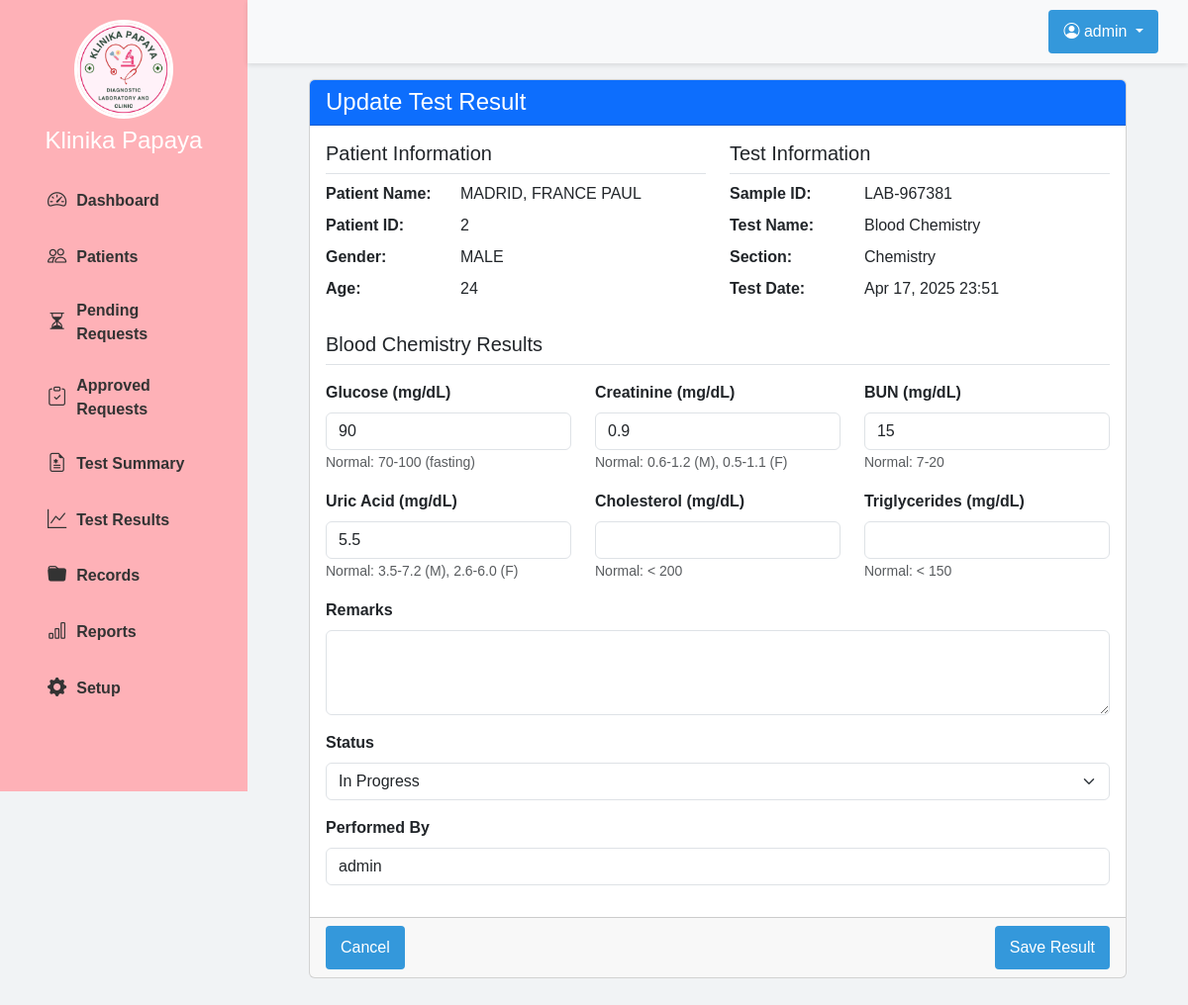
Page /views/tests/add_result.php?id=8 (signed in) on the earlier database version.
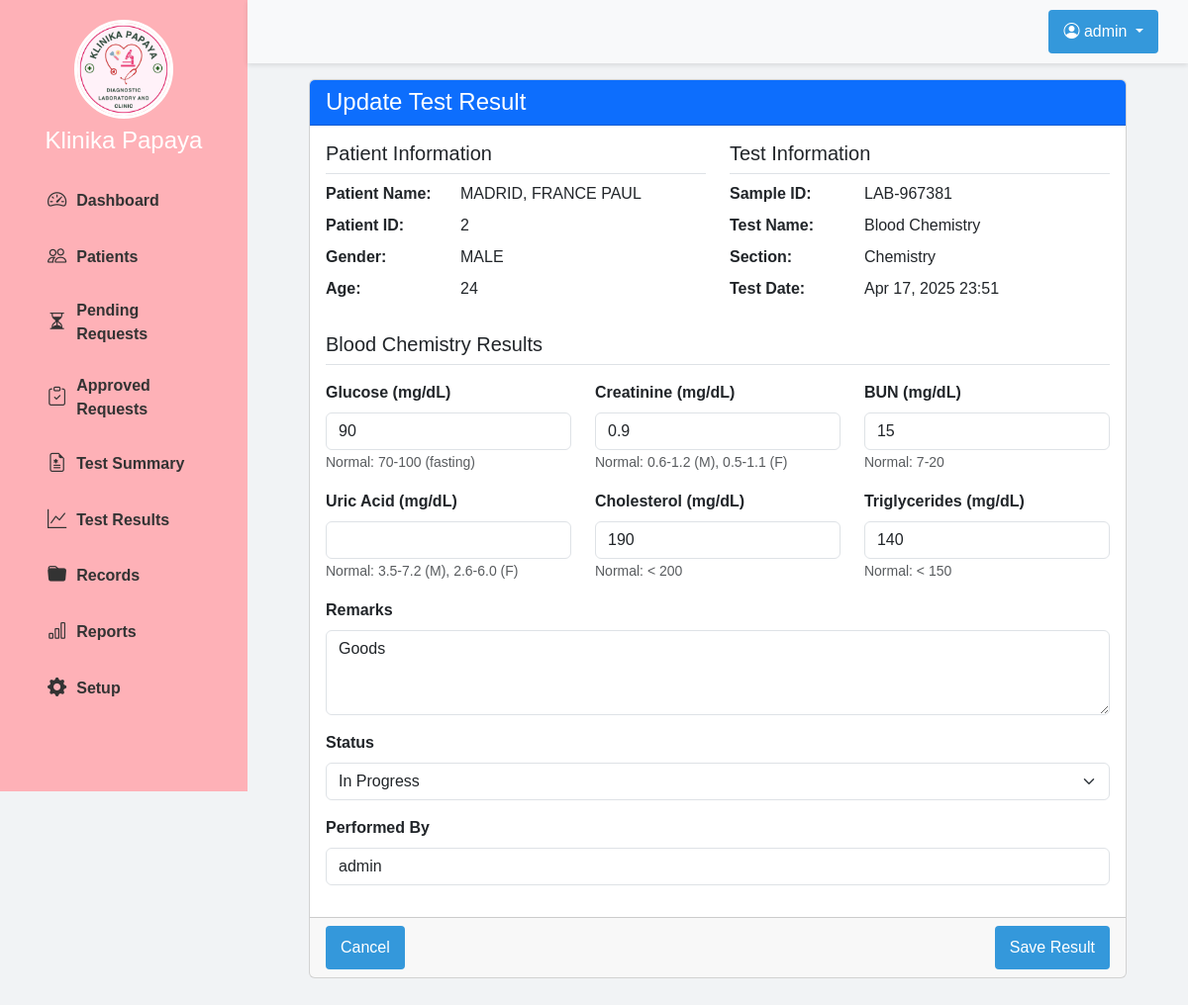
Same page on the later database version.
### tables this page shows
CREATE TABLE `test_records` (
  `id` int(11) NOT NULL,
  `test_name` varchar(100) NOT NULL,
  `patient_name` varchar(100) NOT NULL,
  `patient_id` int(11) NOT NULL,
  `sample_id` varchar(50) NOT NULL,
  `section` varchar(50) NOT NULL,
  `test_date` datetime NOT NULL,
  `result` text DEFAULT NULL,
  `status` enum('Pending','In Progress','Completed') DEFAULT 'Pending',
  `remarks` text DEFAULT NULL,
  `performed_by` varchar(50) DEFAULT NULL,
  `created_at` timestamp NOT NULL DEFAULT current_timestamp(),
  `updated_at` timestamp NOT NULL DEFAULT current_timestamp() ON UPDATE current_timestamp()
);

CREATE TABLE `patients` (
  `patient_id` int(11) NOT NULL,
  `full_name` varchar(100) NOT NULL,
  `gender` enum('MALE','FEMALE') NOT NULL,
  `age` int(11) NOT NULL,
  `birth_date` date NOT NULL,
  `delete_status` tinyint(1) NOT NULL DEFAULT 0
);

### views/tests/add_result.php (the view, shortened to what the changed rows need)
<?php
require_once '../../config/database.php';
$testId = isset($_GET['id']) ? (int)$_GET['id'] : null;
$requestId = isset($_GET['request_id']) ? (int)$_GET['request_id'] : null;
$test = null;
$error = null;
try {
    if ($testId) {
        $stmt = $connect->prepare("
            SELECT t.*, p.full_name as patient_name, p.gender, p.age, p.birth_date
            FROM test_records t
            LEFT JOIN patients p ON t.patient_id = p.patient_id
            WHERE t.id = :id
        ");
        $stmt->bindParam(':id', $testId, PDO::PARAM_INT);
        $stmt->execute();
        $test = $stmt->fetch(PDO::FETCH_ASSOC);
    } else {
        throw new Exception("No test or request ID provided");
    }
} catch (Exception $e) {
    $error = $e->getMessage();
}
include_once '../../views/layout/header.php';
?>
<div class="main-content">
    <div class="container-fluid">
        <?php if ($error): ?>
            <div class="alert alert-danger">
                <h4 class="alert-heading">Error!</h4>
                <p><?= htmlspecialchars($error) ?></p>
                <hr>
                <p class="mb-0">
                    <a href="<?= BASE_PATH ?>/views/tests/summary.php" class="btn btn-primary">Go to Test Summary</a>
                </p>
            </div>
        <?php elseif ($test): ?>
            <div class="card mb-4">
                <div class="card-header bg-primary text-white">
                    <h4 class="mb-0">
                        <?= $testId ? 'Update Test Result' : 'Add New Test Result' ?>
                    </h4>
                </div>
                <div class="card-body">
                    <div class="row mb-4">
                        <div class="col-md-6">
                            <h5 class="border-bottom pb-2">Patient Information</h5>
                            <div class="row mb-2">
                                <div class="col-md-4 fw-bold">Patient Name:</div>
                                <div class="col-md-8"><?= htmlspecialchars($test['patient_name']) ?></div>
                            </div>
                            <div class="row mb-2">
                                <div class="col-md-4 fw-bold">Patient ID:</div>
                                <div class="col-md-8"><?= htmlspecialchars($test['patient_id']) ?></div>
                            </div>
                            <div class="row mb-2">
                                <div class="col-md-4 fw-bold">Gender:</div>
                                <div class="col-md-8"><?= htmlspecialchars($test['gender']) ?></div>
                            </div>
                            <div class="row mb-2">
                                <div class="col-md-4 fw-bold">Age:</div>
                                <div class="col-md-8"><?= htmlspecialchars($test['age']) ?></div>
                            </div>
                        </div>
                        <div class="col-md-6">
                            <h5 class="border-bottom pb-2">Test Information</h5>
                            <div class="row mb-2">
                                <div class="col-md-4 fw-bold">Sample ID:</div>
                                <div class="col-md-8"><?= htmlspecialchars($test['sample_id']) ?></div>
                            </div>
                            <div class="row mb-2">
                                <div class="col-md-4 fw-bold">Test Name:</div>
                                <div class="col-md-8"><?= htmlspecialchars($test['test_name']) ?></div>
                            </div>
                            <div class="row mb-2">
                                <div class="col-md-4 fw-bold">Section:</div>
                                <div class="col-md-8"><?= htmlspecialchars($test['section']) ?></div>
                            </div>
                            <div class="row mb-2">
                                <div class="col-md-4 fw-bold">Test Date:</div>
                                <div class="col-md-8"><?= date('M d, Y H:i', strtotime($test['test_date'])) ?></div>
                            </div>
                        </div>
                    </div>
                    <form id="testResultForm">
                        <?php if (stripos($test['test_name'], 'CBC') !== false): ?>
                            <h5 class="border-bottom pb-2 mb-3">Complete Blood Count Results</h5>
                            <div class="row">
                                <div class="col-md-4 mb-3">
                                    <label for="wbc" class="form-label">WBC (x10^9/L)</label>
                                    <input type="text" class="form-control" id="wbc" name="parameters[wbc]" required
                                           value="<?= isset($test['result']) && stripos($test['result'], 'WBC') !== false ? preg_replace('/.*WBC: ([0-9.]+).*/i', '$1', $test['result']) : '' ?>">
                                    <small class="form-text text-muted">Normal: 4.5-11.0</small>
                                </div>
                                <div class="col-md-4 mb-3">
                                    <label for="rbc" class="form-label">RBC (x10^12/L)</label>
                                    <input type="text" class="form-control" id="rbc" name="parameters[rbc]" required
                                           value="<?= isset($test['result']) && stripos($test['result'], 'RBC') !== false ? preg_replace('/.*RBC: ([0-9.]+).*/i', '$1', $test['result']) : '' ?>">
                                    <small class="form-text text-muted">Normal: 4.5-5.5</small>
                                </div>
                                <div class="col-md-4 mb-3">
                                    <label for="hgb" class="form-label">Hemoglobin (g/dL)</label>
                                    <input type="text" class="form-control" id="hgb" name="parameters[hgb]" required
                                           value="<?= isset($test['result']) && stripos($test['result'], 'Hgb') !== false ? preg_replace('/.*Hgb: ([0-9.]+).*/i', '$1', $test['result']) : '' ?>">
                                    <small class="form-text text-muted">Normal: 13.5-17.5 (M), 12.0-15.5 (F)</small>
                                </div>
                            </div>
                            <div class="row">
                                <div class="col-md-4 mb-3">
                                    <label for="hct" class="form-label">Hematocrit (%)</label>
                                    <input type="text" class="form-control" id="hct" name="parameters[hct]" required
                                           value="<?= isset($test['result']) && stripos($test['result'], 'Hct') !== false ? preg_replace('/.*Hct: ([0-9.]+).*/i', '$1', $test['result']) : '' ?>">
                                    <small class="form-text text-muted">Normal: 41-50 (M), 36-44 (F)</small>
                                </div>
                                <div class="col-md-4 mb-3">
                                    <label for="plt" class="form-label">Platelets (x10^9/L)</label>
                                    <input type="text" class="form-control" id="plt" name="parameters[plt]" required
                                           value="<?= isset($test['result']) && stripos($test['result'], 'Plt') !== false ? preg_replace('/.*Plt: ([0-9.]+).*/i', '$1', $test['result']) : '' ?>">
                                    <small class="form-text text-muted">Normal: 150-450</small>
                                </div>
                                <div class="col-md-4 mb-3">
                                    <label for="mcv" class="form-label">MCV (fL)</label>
                                    <input type="text" class="form-control" id="mcv" name="parameters[mcv]" required
                                           value="<?= isset($test['result']) && stripos($test['result'], 'MCV') !== false ? preg_replace('/.*MCV: ([0-9.]+).*/i', '$1', $test['result']) : '' ?>">
                                    <small class="form-text text-muted">Normal: 80-96</small>
                                </div>
                            </div>
                        <?php elseif (stripos($test['test_name'], 'Blood Chemistry') !== false): ?>
                            <h5 class="border-bottom pb-2 mb-3">Blood Chemistry Results</h5>
                            <div class="row">
                                <div class="col-md-4 mb-3">
                                    <label for="glucose" class="form-label">Glucose (mg/dL)</label>
                                    <input type="text" class="form-control" id="glucose" name="parameters[glucose]" required
                                           value="<?= isset($test['result']) && stripos($test['result'], 'Glucose') !== false ? preg_replace('/.*Glucose: ([0-9.]+).*/i', '$1', $test['result']) : '' ?>">
                                    <small class="form-text text-muted">Normal: 70-100 (fasting)</small>
                                </div>
                                <div class="col-md-4 mb-3">
                                    <label for="creatinine" class="form-label">Creatinine (mg/dL)</label>
                                    <input type="text" class="form-control" id="creatinine" name="parameters[creatinine]" required
                                           value="<?= isset($test['result']) && stripos($test['result'], 'Creatinine') !== false ? preg_replace('/.*Creatinine: ([0-9.]+).*/i', '$1', $test['result']) : '' ?>">
                                    <small class="form-text text-muted">Normal: 0.6-1.2 (M), 0.5-1.1 (F)</small>
                                </div>
                                <div class="col-md-4 mb-3">
                                    <label for="bun" class="form-label">BUN (mg/dL)</label>
                                    <input type="text" class="form-control" id="bun" name="parameters[bun]" required
                                           value="<?= isset($test['result']) && stripos($test['result'], 'BUN') !== false ? preg_replace('/.*BUN: ([0-9.]+).*/i', '$1', $test['result']) : '' ?>">
                                    <small class="form-text text-muted">Normal: 7-20</small>
                                </div>
                            </div>
                            <div class="row">
                                <div class="col-md-4 mb-3">
                                    <label for="uric_acid" class="form-label">Uric Acid (mg/dL)</label>
                                    <input type="text" class="form-control" id="uric_acid" name="parameters[uric_acid]" required
                                           value="<?= isset($test['result']) && stripos($test['result'], 'Uric Acid') !== false ? preg_replace('/.*Uric Acid: ([0-9.]+).*/i', '$1', $test['result']) : '' ?>">
                                    <small class="form-text text-muted">Normal: 3.5-7.2 (M), 2.6-6.0 (F)</small>
                                </div>
                                <div class="col-md-4 mb-3">
                                    <label for="cholesterol" class="form-label">Cholesterol (mg/dL)</label>
                                    <input type="text" class="form-control" id="cholesterol" name="parameters[cholesterol]" required
                                           value="<?= isset($test['result']) && stripos($test['result'], 'Cholesterol') !== false ? preg_replace('/.*Cholesterol: ([0-9.]+).*/i', '$1', $test['result']) : '' ?>">
                                    <small class="form-text text-muted">Normal: < 200</small>
                                </div>
                                <div class="col-md-4 mb-3">
                                    <label for="triglycerides" class="form-label">Triglycerides (mg/dL)</label>
                                    <input type="text" class="form-control" id="triglycerides" name="parameters[triglycerides]" required
                                           value="<?= isset($test['result']) && stripos($test['result'], 'Triglycerides') !== false ? preg_replace('/.*Triglycerides: ([0-9.]+).*/i', '$1', $test['result']) : '' ?>">
                                    <small class="form-text text-muted">Normal: < 150</small>
                                </div>
                            </div>
                        <?php endif; ?>
                        <div class="mb-3">
                            <label for="remarks" class="form-label">Remarks</label>
                            <textarea class="form-control" id="remarks" name="remarks" rows="3"><?= htmlspecialchars($test['remarks'] ?? '') ?></textarea>
                        </div>
                        <div class="mb-3">
                            <label for="status" class="form-label">Status</label>
                            <select class="form-select" id="status" name="status" required>
                                <option value="In Progress" <?= ($test['status'] ?? '') === 'In Progress' ? 'selected' : '' ?>>In Progress</option>
                            </select>
                        </div>
                        <div class="mb-3">
                            <label for="performed_by" class="form-label">Performed By</label>
                            <input type="text" class="form-control" id="performed_by" name="performed_by" value="<?= htmlspecialchars($test['performed_by'] ?? $_SESSION['username']) ?>">
                        </div>
                    </form>
                </div>
                <div class="card-footer">
                    <div class="d-flex justify-content-between">
                        <a href="<?= BASE_PATH ?>/views/tests/summary.php" class="btn btn-secondary">Cancel</a>
                        <button type="button" id="saveResultBtn" class="btn btn-primary">Save Result</button>
                    </div>
                </div>
            </div>
        <?php endif; ?>
    </div>
</div>
<?php include_once '../../views/layout/footer.php'; ?>

Differences in the rows shown:
changed test_records "LAB-967381": result "5.5" → "190"; result (not shown) → "140"; remarks (not shown) → "Goods"; status (not shown) → "In Progress"
Other differences:
form field status: "In Progress" → (not shown)
